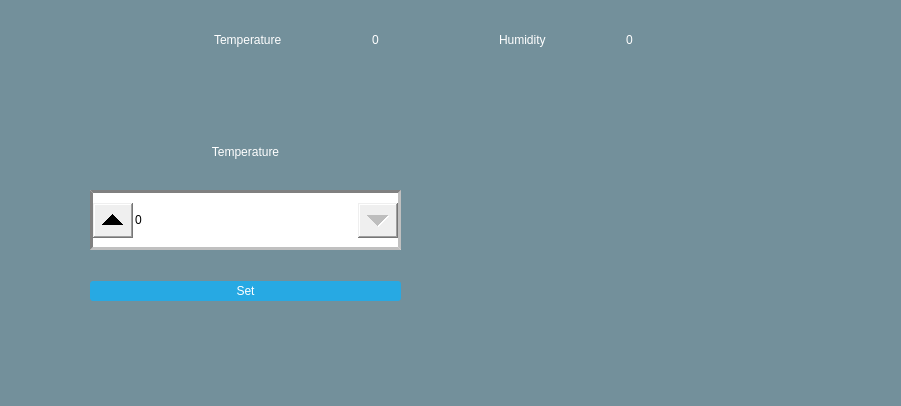
<?xml version="1.0" encoding="UTF-8"?>
<ui version="4.0">
 <class>livingRoomScreen</class>
 <widget class="QWidget" name="livingRoomScreen">
  <property name="geometry">
   <rect>
    <x>0</x>
    <y>0</y>
    <width>901</width>
    <height>406</height>
   </rect>
  </property>
  <property name="windowTitle">
   <string>Form</string>
  </property>
  <property name="styleSheet">
   <string notr="true">#livingRoomScreen { 
background: rgba(32, 80, 96, 100);
border-image: url(:/images/blue-wallpaper-7.jpg);
 }

#roomSelector { background-color: qlineargradient(spread:reflect, x1:0.5, y1:0, x2:0, y2:0, stop:0 rgba(91, 204, 233, 100), stop:1 rgba(32, 80, 96, 100)); }

#loginForm
{
  background: rgba(0, 0, 0, 80);
  border-radius: 8px;
}

QLabel { color: white; }
QLineEdit { border-radius: 3px; }

QPushButton
{
  color: white;
  background-color: #27a9e3;
  border-width: 0px;
  border-radius: 3px;
}

QPushButton:hover { background-color: #66c011; }</string>
  </property>
  <widget class="QWidget" name="verticalLayoutWidget">
   <property name="geometry">
    <rect>
     <x>90</x>
     <y>120</y>
     <width>311</width>
     <height>206</height>
    </rect>
   </property>
   <layout class="QVBoxLayout" name="verticalLayout">
    <item>
     <widget class="QLabel" name="label_5">
      <property name="sizePolicy">
       <sizepolicy hsizetype="Expanding" vsizetype="Fixed">
        <horstretch>0</horstretch>
        <verstretch>0</verstretch>
       </sizepolicy>
      </property>
      <property name="styleSheet">
       <string notr="true">font: 9pt &quot;Sans Serif&quot;;
</string>
      </property>
      <property name="text">
       <string>Temperature</string>
      </property>
      <property name="alignment">
       <set>Qt::AlignCenter</set>
      </property>
     </widget>
    </item>
    <item>
     <widget class="QSpinBox" name="setTemperature">
      <property name="minimumSize">
       <size>
        <width>0</width>
        <height>60</height>
       </size>
      </property>
      <property name="styleSheet">
       <string notr="true">QSpinBox { border: 3px inset grey; } 
QSpinBox::up-button { subcontrol-position: left; width: 40px; height: 35px;}
QSpinBox::down-button { subcontrol-position: right; width: 40px; height: 35px;}</string>
      </property>
     </widget>
    </item>
    <item>
     <widget class="QPushButton" name="pushButton">
      <property name="minimumSize">
       <size>
        <width>0</width>
        <height>20</height>
       </size>
      </property>
      <property name="text">
       <string>Set</string>
      </property>
     </widget>
    </item>
   </layout>
  </widget>
  <widget class="QWidget" name="horizontalLayoutWidget">
   <property name="geometry">
    <rect>
     <x>100</x>
     <y>0</y>
     <width>611</width>
     <height>80</height>
    </rect>
   </property>
   <layout class="QHBoxLayout" name="horizontalLayout">
    <item>
     <spacer name="horizontalSpacer">
      <property name="orientation">
       <enum>Qt::Horizontal</enum>
      </property>
      <property name="sizeType">
       <enum>QSizePolicy::Fixed</enum>
      </property>
      <property name="sizeHint" stdset="0">
       <size>
        <width>40</width>
        <height>20</height>
       </size>
      </property>
     </spacer>
    </item>
    <item>
     <widget class="QLabel" name="temperature">
      <property name="sizePolicy">
       <sizepolicy hsizetype="Fixed" vsizetype="Expanding">
        <horstretch>0</horstretch>
        <verstretch>0</verstretch>
       </sizepolicy>
      </property>
      <property name="text">
       <string>Temperature</string>
      </property>
     </widget>
    </item>
    <item>
     <spacer name="horizontalSpacer_3">
      <property name="orientation">
       <enum>Qt::Horizontal</enum>
      </property>
      <property name="sizeType">
       <enum>QSizePolicy::Fixed</enum>
      </property>
      <property name="sizeHint" stdset="0">
       <size>
        <width>10</width>
        <height>20</height>
       </size>
      </property>
     </spacer>
    </item>
    <item>
     <widget class="QLabel" name="degrees">
      <property name="sizePolicy">
       <sizepolicy hsizetype="Fixed" vsizetype="Fixed">
        <horstretch>0</horstretch>
        <verstretch>0</verstretch>
       </sizepolicy>
      </property>
      <property name="text">
       <string>0</string>
      </property>
     </widget>
    </item>
    <item>
     <spacer name="horizontalSpacer_2">
      <property name="orientation">
       <enum>Qt::Horizontal</enum>
      </property>
      <property name="sizeType">
       <enum>QSizePolicy::Fixed</enum>
      </property>
      <property name="sizeHint" stdset="0">
       <size>
        <width>40</width>
        <height>20</height>
       </size>
      </property>
     </spacer>
    </item>
    <item>
     <widget class="QLabel" name="humidity">
      <property name="sizePolicy">
       <sizepolicy hsizetype="Fixed" vsizetype="Fixed">
        <horstretch>0</horstretch>
        <verstretch>0</verstretch>
       </sizepolicy>
      </property>
      <property name="text">
       <string>Humidity</string>
      </property>
     </widget>
    </item>
    <item>
     <widget class="QLabel" name="humidityPercent">
      <property name="sizePolicy">
       <sizepolicy hsizetype="Fixed" vsizetype="Fixed">
        <horstretch>0</horstretch>
        <verstretch>0</verstretch>
       </sizepolicy>
      </property>
      <property name="text">
       <string>0</string>
      </property>
     </widget>
    </item>
   </layout>
  </widget>
 </widget>
 <resources/>
 <connections/>
</ui>
